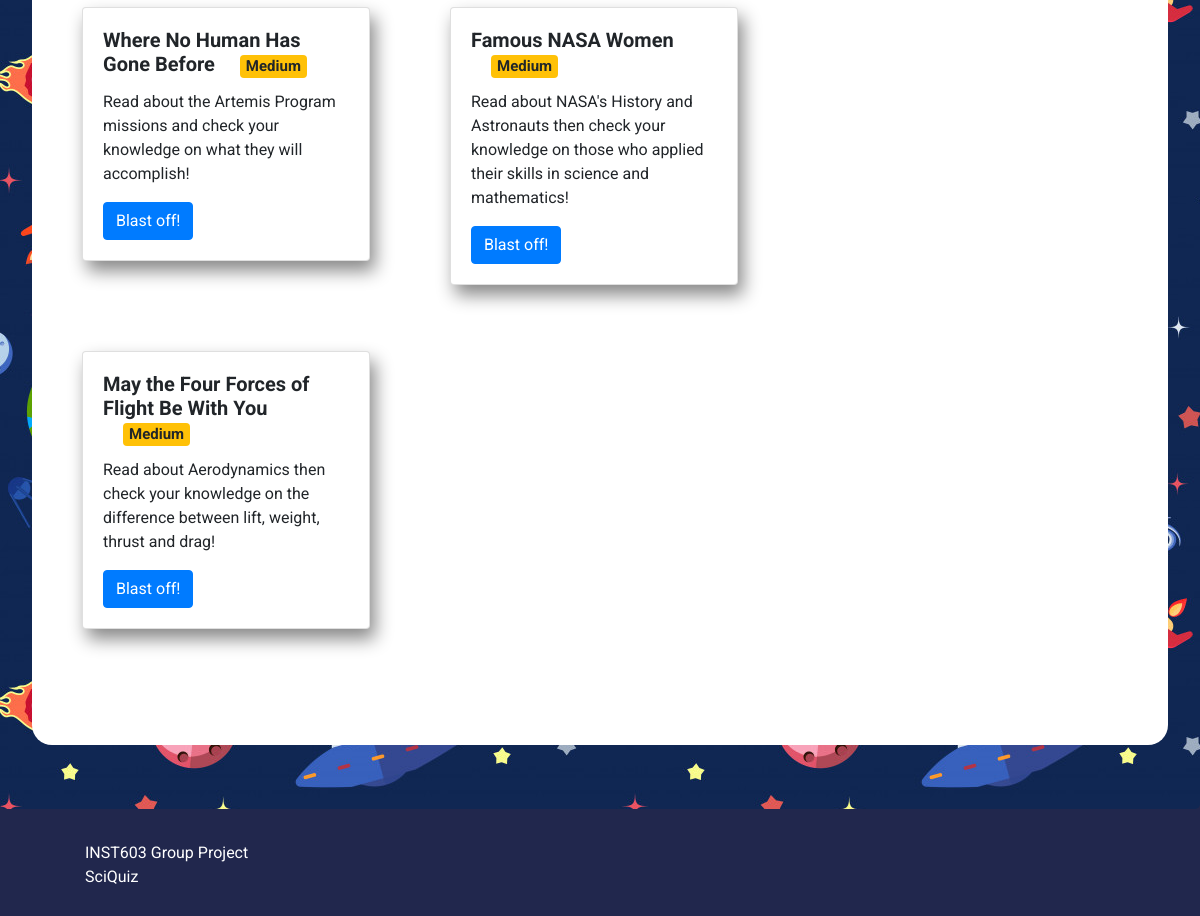
The app's page /quiz/ (lower part), older data.
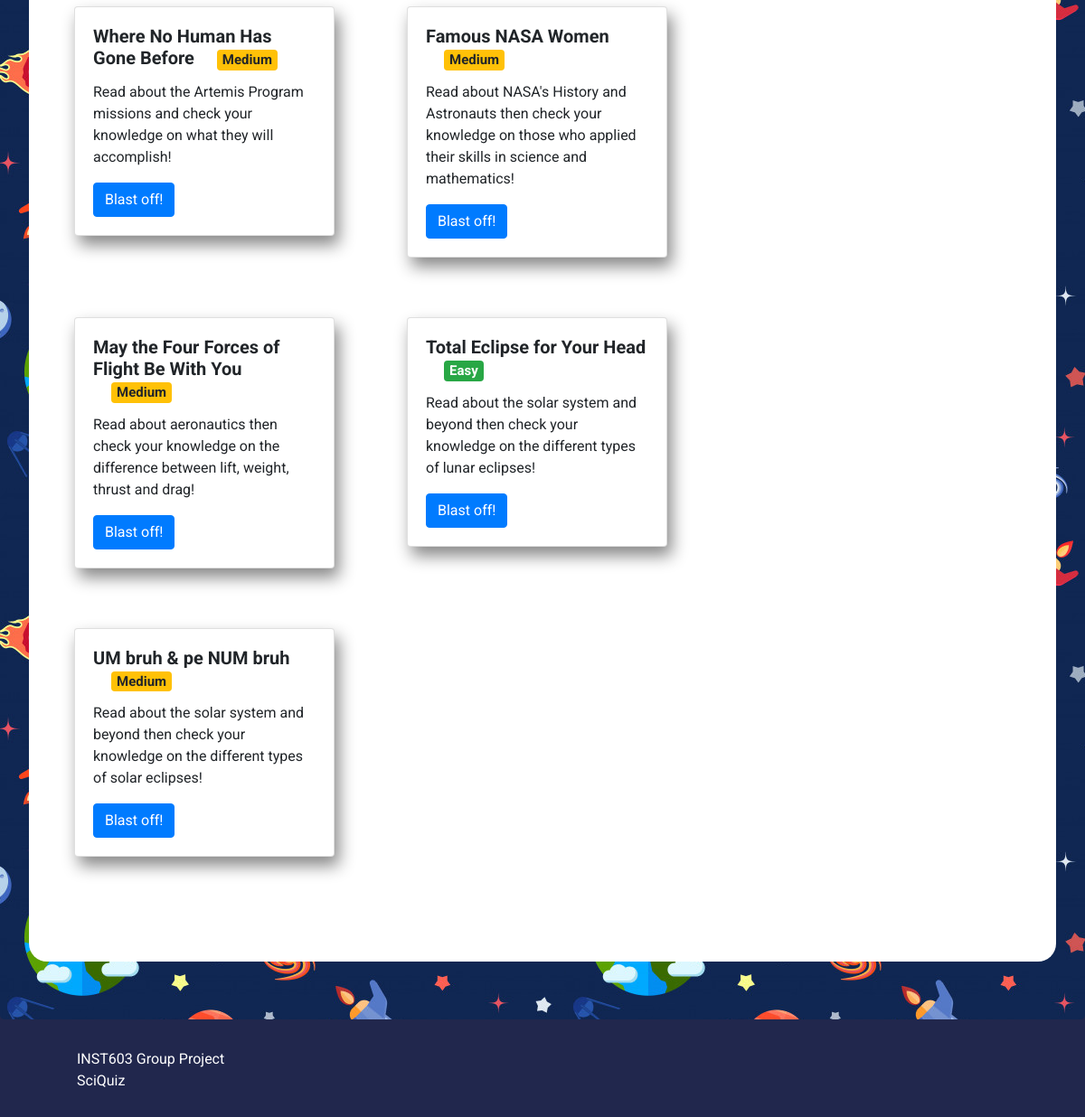
The same page, newer data.
### quiz/models.py (models this page shows, shortened)
class Quiz(models.Model):
    title = models.CharField(default='',max_length=1000)
    topic = models.CharField(default='Other',max_length=100,choices=TOPICS)
    difficulty = models.CharField(default='Easy',max_length=100,choices=DIFFICULTIES)
    description = models.TextField(default='')

### quiz/views.py (the view, shortened to what this page needs)
# urls.py: path('quiz/',include('quiz.urls'), name='quiz'),
def quiz(request):
    context = {}
    def filter_topics(q_set,res):
        print(res['Topic'])
        if res['Topic'] == "Any":
            return Quiz.objects.all()
        q_set = q_set.filter(topic=res['Topic'])
        return q_set
    def filter_difficulty(q_set,res):
        print(res['Difficulty'])
        if res['Difficulty'] == "Any":
            return Quiz.objects.all()
        q_set = q_set.filter(difficulty=res['Difficulty'])
        return q_set
    quizzes = Quiz.objects.all()
    res = request.POST
    context['topics'] = ["Missions","Spacecraft","Spacesuits","NASA Names"]
    context['quizzes'] = quizzes
    print(res)
    return render(request,"quiz.html",context)

### quiz/templates/quiz.html (shortened to what this page needs)
{% extends "base.html" %} {% block content %} {% load static %}
<div class="jumbotron">
  <div class="container main-content">
    <div class="row quizzes">
      {% for quiz in quizzes %}
      <div class="col-auto mb-3">
        <div class="card" style="width: 18rem">
          <div class="card-body">
            <h5 class="card-title">{{quiz.title}}
            {% if quiz.difficulty == 'Easy' %}
            <span class="badge badge-success">Easy</span>
            {% elif quiz.difficulty == 'Medium'%}
            <span class="badge badge-warning">Medium</span>
            {% elif quiz.difficulty == 'Hard'%}
            <span class="badge badge-danger">Hard</span>
            {% endif %}
            </h5>
            <p class="card-text">
              {{quiz.description}}
            </p>
            <a href="{{quiz.id}}/" class="btn btn-primary">Blast off!</a>
          </div>
        </div>
      </div>
      {% endfor %}
    </div>
  </div>
</div>
{% endblock content %}

### nasaswyk/templates/base.html (shortened to what this page needs)
{% load static %}
<!DOCTYPE html>
<html lang="en">
  <head>
    <link
      rel="stylesheet"
      href="https://cdn.jsdelivr.net/npm/bootstrap@4.5.3/dist/css/bootstrap.min.css"
    />
    <link rel="stylesheet" href="{% static 'css/main.css' %}">
  </head>
  <body>
    <div id="content" class="">
      {% block content %} {% endblock %}
    </div>
    <footer class="footer">
      <div class="container">
        <span class="">
          <div>
            <ul class="footer-info">
              <li>INST603 Group Project</li>
              <li>SciQuiz</li>
            </ul>
          </div>
      </div>
      <br>
    </footer>
  </body>
</html>

### nasaswyk/static/css/main.css (style rules this page uses)
footer li { list-style: none; background-color: #21274d; }
footer span { color: white; }
.main-content { background-color: white; padding: 10px; border-radius: 20px; padding: 50px; margin-top: 100px; }
body { font-family: "Roboto", sans-serif; background-color: #21274d; }
.card { box-shadow: 5px 10px 18px #888888; }

### quiz/templates/quiz.html (style rules this page uses)
li { list-style-type: none; }
.quizzes { display: flex; }
.card { margin-right: 50px; margin-bottom: 50px; box-shadow: 5px 10px 18px #888888; }
.badge { margin-left: 20px; }
.card-title { font-weight: bold; }

Row changes from the older to the newer data that the page shows:
changed Quiz "May the Four Forces of Flight Be With You": description "Read about Aerodynamics then check your knowledge on the difference between lift, weight, thrust and drag!" → "Read about aeronautics then check your knowledge on the difference between lift, weight, thrust and drag!"
added Quiz: title "Total Eclipse for Your Head", difficulty "Easy", description "Read about the solar system and beyond then check your knowledge on the different types of lunar eclipses!"
added Quiz: title "UM bruh & pe NUM bruh", difficulty "Medium", description "Read about the solar system and beyond then check your knowledge on the different types of solar eclipses!"
